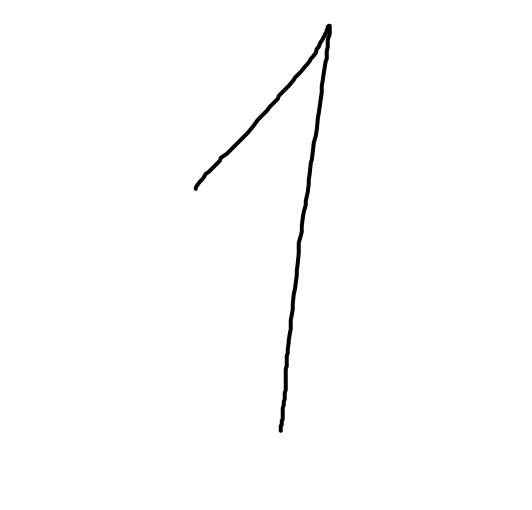
#> input picture Ultra/1.png, 1064 x 1020 px (shown at 1/2 size)
$ jupyter execute --allow-errors 'ОНС_Д_Работа_1_Ultra_Pro.ipynb'
#> lines starting #> are read from the running program, lines starting #| are printed output that depends on the picture; after the words box and inside, x2 and y2 are one past the last pixel; in counts of white or black regions, pixels touching at a corner belong together
#> the answer given: 1.png
[cell 1]
import numpy as np
import matplotlib.pyplot as plt
import tensorflow as tf
from google.colab import files

from tensorflow.keras.models import Sequential
from tensorflow.keras.layers import Conv2D, MaxPooling2D, Flatten, Dense, Dropout
from tensorflow.keras.optimizers import Adam

# Функция для построения графиков точности и функции потерь
def plot_training_graphs(history, title=''):
    title_suffix = f' — {title}' if title else ''

    plt.figure(figsize=(14, 5))

    plt.subplot(1, 2, 1)
    if 'accuracy' in history.history:
        plt.plot(history.history['accuracy'], label='точность обучения')
    if 'val_accuracy' in history.history:
        plt.plot(history.history['val_accuracy'], label='точность проверки')
    plt.title('График точности' + title_suffix)
    plt.xlabel('Эпоха')
    plt.ylabel('Точность')
    plt.legend()

    plt.subplot(1, 2, 2)
    if 'loss' in history.history:
        plt.plot(history.history['loss'], label='потери обучения')
    if 'val_loss' in history.history:
        plt.plot(history.history['val_loss'], label='потери проверки')
    plt.title('График функции потерь' + title_suffix)
    plt.xlabel('Эпоха')
    plt.ylabel('Потери')
    plt.legend()

    plt.tight_layout()
    plt.show()


#> (the rest of this cell did not finish here and is left out)

[cell 2]
import cv2
from scipy.ndimage import center_of_mass, shift

def preprocess_paint_png(path):
#> called with path = '1.png'
    img = cv2.imread(path, cv2.IMREAD_GRAYSCALE)
#> img is the input picture: shape (1020, 1064); min 0, max 255, mean 252.6
    if img is None:
        raise ValueError("Файл не прочитан. Проверьте имя/путь.")

    # сглаживание
    img = cv2.GaussianBlur(img, (3,3), 0)

    # авто-инверсия
    if img.mean() > 127:
        img = 255 - img
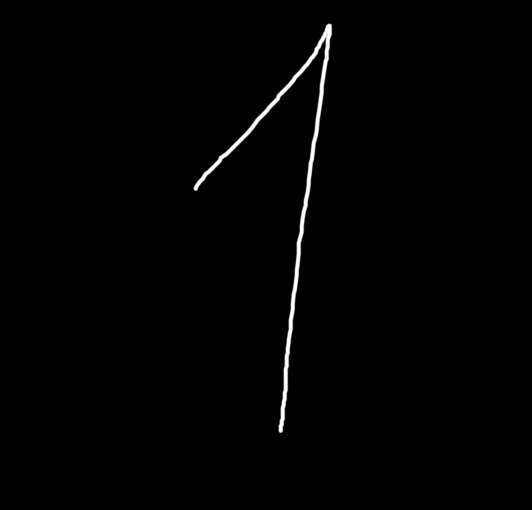
#> img: shape (1020, 1064) (shown at 1/2 size); min 0, max 255, mean 2.4

    _, bw = cv2.threshold(img, 0, 255, cv2.THRESH_BINARY + cv2.THRESH_OTSU)
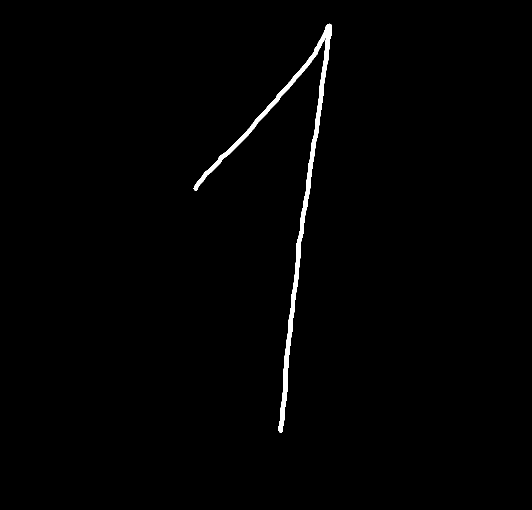
#> bw: shape (1020, 1064) (shown at 1/2 size); 0.97% white; 1 white region, box (x1, y1, x2, y2) and area: (387, 47, 664, 866) 10492

    # ищем рамку цифры
    coords = cv2.findNonZero(bw)
#> coords = contour of 10492 points, box (x1, y1, x2, y2) (387, 47, 664, 866), area 19922
    if coords is None:
        raise ValueError("На изображении не найдено пикселей цифры (после порога).")

    x, y, w, h = cv2.boundingRect(coords)
#> x = 387; y = 47; w = 277; h = 819
    digit = bw[y:y+h, x:x+w]
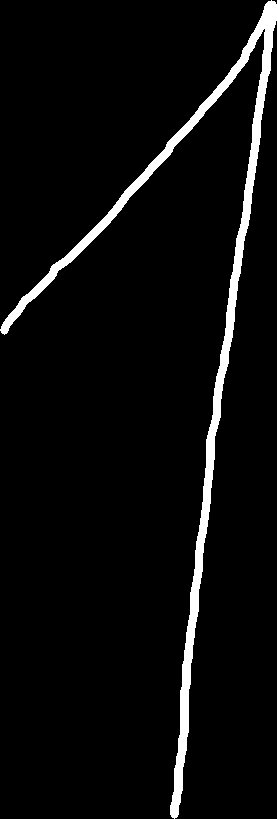
#> digit: shape (819, 277); 4.6% white; 1 white region, box (x1, y1, x2, y2) and area: (0, 0, 277, 819) 10492

    # делаем квадрат с полем
    size = max(w, h) + 8
#> size = 827
    square = np.zeros((size, size), dtype=np.uint8)
    x_off = (size - w) // 2
#> x_off = 275
    y_off = (size - h) // 2
#> y_off = 4
    square[y_off:y_off+h, x_off:x_off+w] = digit
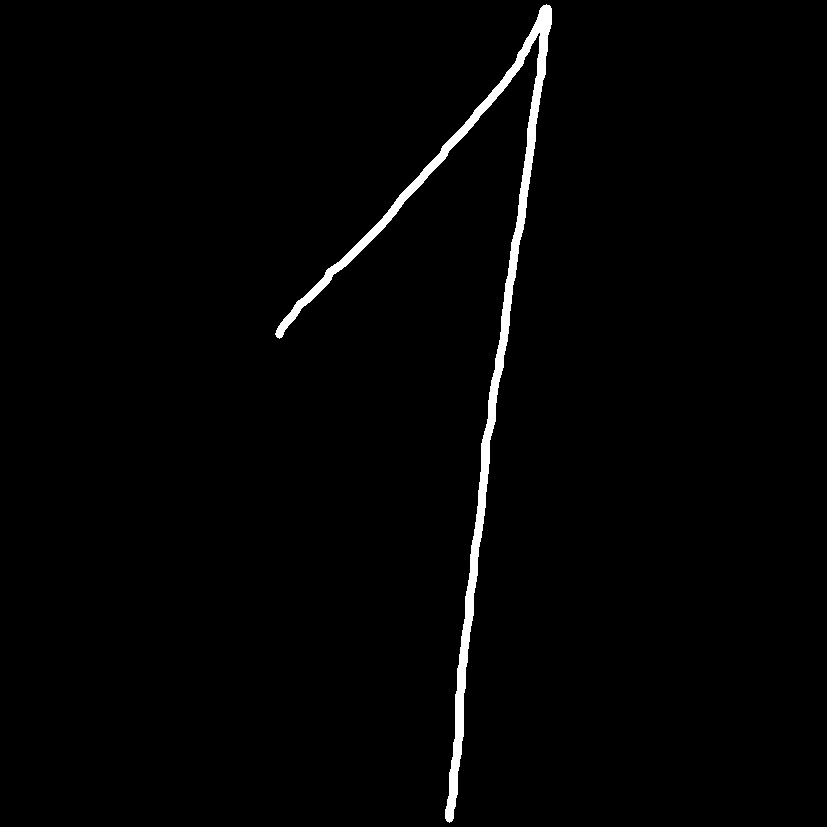
#> square: shape (827, 827); 1.5% white; 1 white region, box (x1, y1, x2, y2) and area: (275, 4, 552, 823) 10492

    resized = cv2.resize(square, (20,20), interpolation=cv2.INTER_AREA)
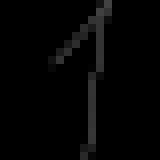
#> resized: shape (20, 20) (shown 8 times larger); min 0, max 66, mean 3.9
    padded = np.pad(resized, ((4,4),(4,4)), mode="constant")
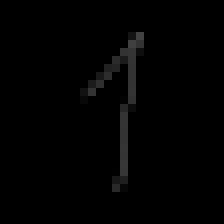
#> padded: shape (28, 28) (shown 8 times larger); min 0, max 66, mean 2

    cy, cx = center_of_mass(padded)
#> cy = 11.64; cx = 14.84
    if np.isnan(cx) or np.isnan(cy):
        raise ValueError("Проблема с центром масс (пустое изображение после обработки).")

    shift_y = 14 - cy
#> shift_y = 2.36
    shift_x = 14 - cx
#> shift_x = -0.843
    centered = shift(padded, shift=(shift_y, shift_x), order=0, mode="constant", cval=0)
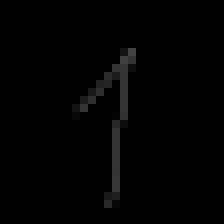
#> centered: shape (28, 28) (shown 8 times larger); min 0, max 66, mean 2

    # нормирование
    x_in = (centered.astype("float32") / 255.0).reshape(1, 28, 28, 1)

    return x_in, centered

$ run again, on Ultra/2.png
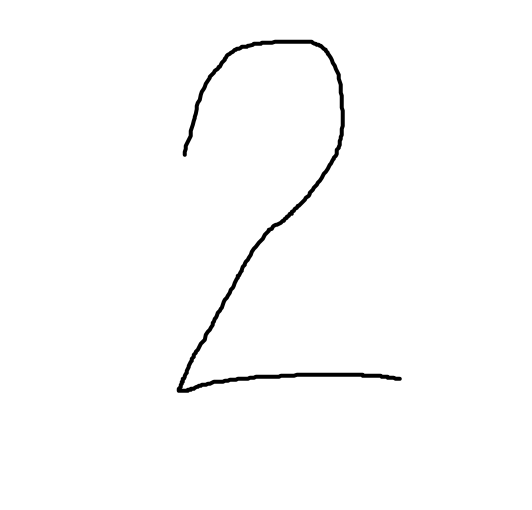
#> input picture Ultra/2.png, 1064 x 1020 px (shown at 1/2 size)
#> in preprocess_paint_png, img is the input picture: shape (1020, 1064); min 0, max 255, mean 251.8
#> in preprocess_paint_png, `_, bw = cv2.threshold(img, 0, 255, cv2.THRESH_BINARY + cv2.THRESH_OTSU)`:
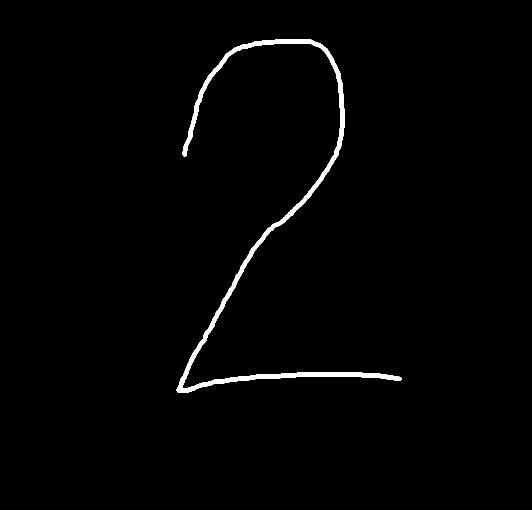
#> bw: shape (1020, 1064) (shown at 1/2 size); 1.3% white; 1 white region, box (x1, y1, x2, y2) and area: (353, 79, 804, 786) 14453
#> coords = contour of 14453 points, box (x1, y1, x2, y2) (353, 79, 804, 786), area 37342
#> x = 353; y = 79; w = 451; h = 707
#> digit: shape (707, 451); 4.5% white; 1 white region, box (x1, y1, x2, y2) and area: (0, 0, 451, 707) 14453
#> size = 715
#> x_off = 132
#> y_off = 4
#> square: shape (715, 715); 2.8% white; 1 white region, box (x1, y1, x2, y2) and area: (132, 4, 583, 711) 14453
#> cy = 14.12; cx = 12.41
#> shift_y = -0.116
#> shift_x = 1.59
#> in preprocess_paint_png, `centered = shift(padded, shift=(shift_y, shift_x), order=0, mode="cons..`:
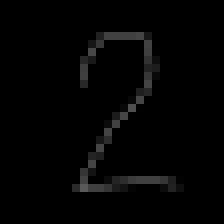
#> centered: shape (28, 28) (shown 8 times larger); min 0, max 89, mean 3.7

$ run again, on Ultra/3.png
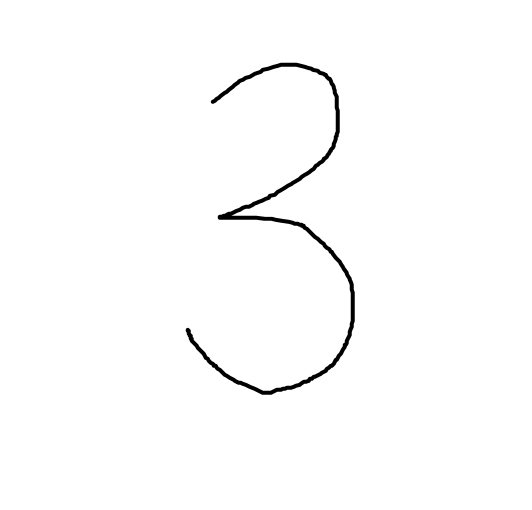
#> input picture Ultra/3.png, 1064 x 1020 px (shown at 1/2 size)
#> in preprocess_paint_png, img is the input picture: shape (1020, 1064); min 0, max 255, mean 252.1
#> in preprocess_paint_png, `_, bw = cv2.threshold(img, 0, 255, cv2.THRESH_BINARY + cv2.THRESH_OTSU)`:
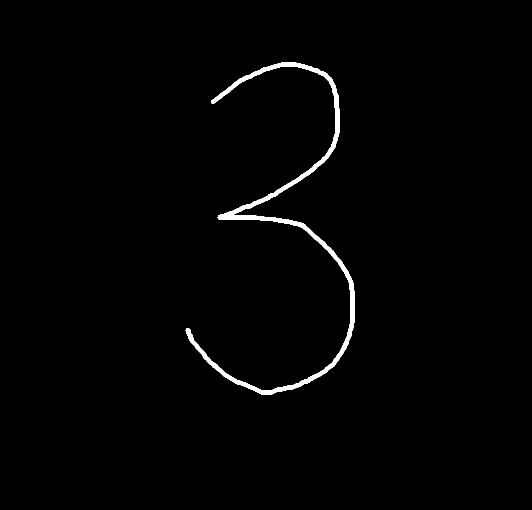
#> bw: shape (1020, 1064) (shown at 1/2 size); 1.2% white; 1 white region, box (x1, y1, x2, y2) and area: (371, 125, 710, 790) 12867
#> coords = contour of 12867 points, box (x1, y1, x2, y2) (371, 125, 710, 790), area 40534
#> x = 371; y = 125; w = 339; h = 665
#> digit: shape (665, 339); 5.7% white; 1 white region, box (x1, y1, x2, y2) and area: (0, 0, 339, 665) 12867
#> size = 673
#> x_off = 167
#> y_off = 4
#> square: shape (673, 673); 2.8% white; 1 white region, box (x1, y1, x2, y2) and area: (167, 4, 506, 669) 12867
#> cy = 13.62; cx = 14.54
#> shift_y = 0.375
#> shift_x = -0.543
#> in preprocess_paint_png, `centered = shift(padded, shift=(shift_y, shift_x), order=0, mode="cons..`:
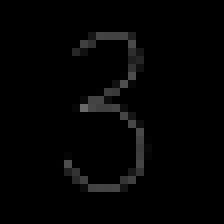
#> centered: shape (28, 28) (shown 8 times larger); min 0, max 105, mean 3.7

$ run again, on Ultra/4.png
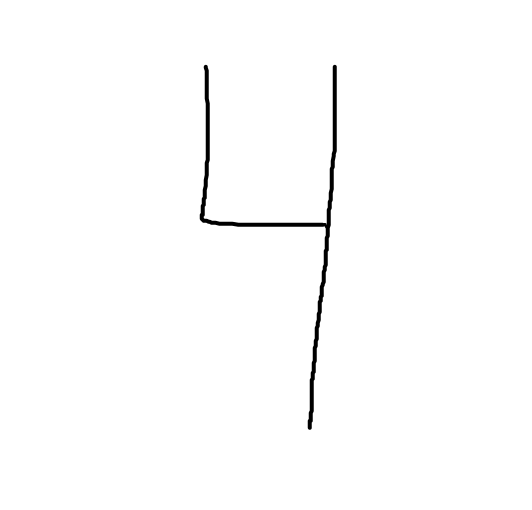
#> input picture Ultra/4.png, 1064 x 1020 px (shown at 1/2 size)
#> in preprocess_paint_png, img is the input picture: shape (1020, 1064); min 0, max 255, mean 252.5
#> bw: shape (1020, 1064); 1.1% white; 1 white region, box (x1, y1, x2, y2) and area: (399, 130, 674, 860) 11517
#> coords = contour of 11517 points, box (x1, y1, x2, y2) (399, 130, 674, 860), area 57578
#> x = 399; y = 130; w = 275; h = 730
#> digit: shape (730, 275); 5.7% white; 1 white region, box (x1, y1, x2, y2) and area: (0, 0, 275, 730) 11517
#> size = 738
#> x_off = 231
#> y_off = 4
#> square: shape (738, 738); 2.1% white; 1 white region, box (x1, y1, x2, y2) and area: (231, 4, 506, 734) 11517
#> in preprocess_paint_png, `padded = np.pad(resized, ((4,4),(4,4)), mode="constant")`:
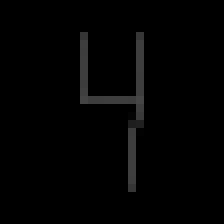
#> padded: shape (28, 28) (shown 8 times larger); min 0, max 70, mean 2.8
#> cy = 11.87; cx = 14.36
#> shift_y = 2.13
#> shift_x = -0.364
